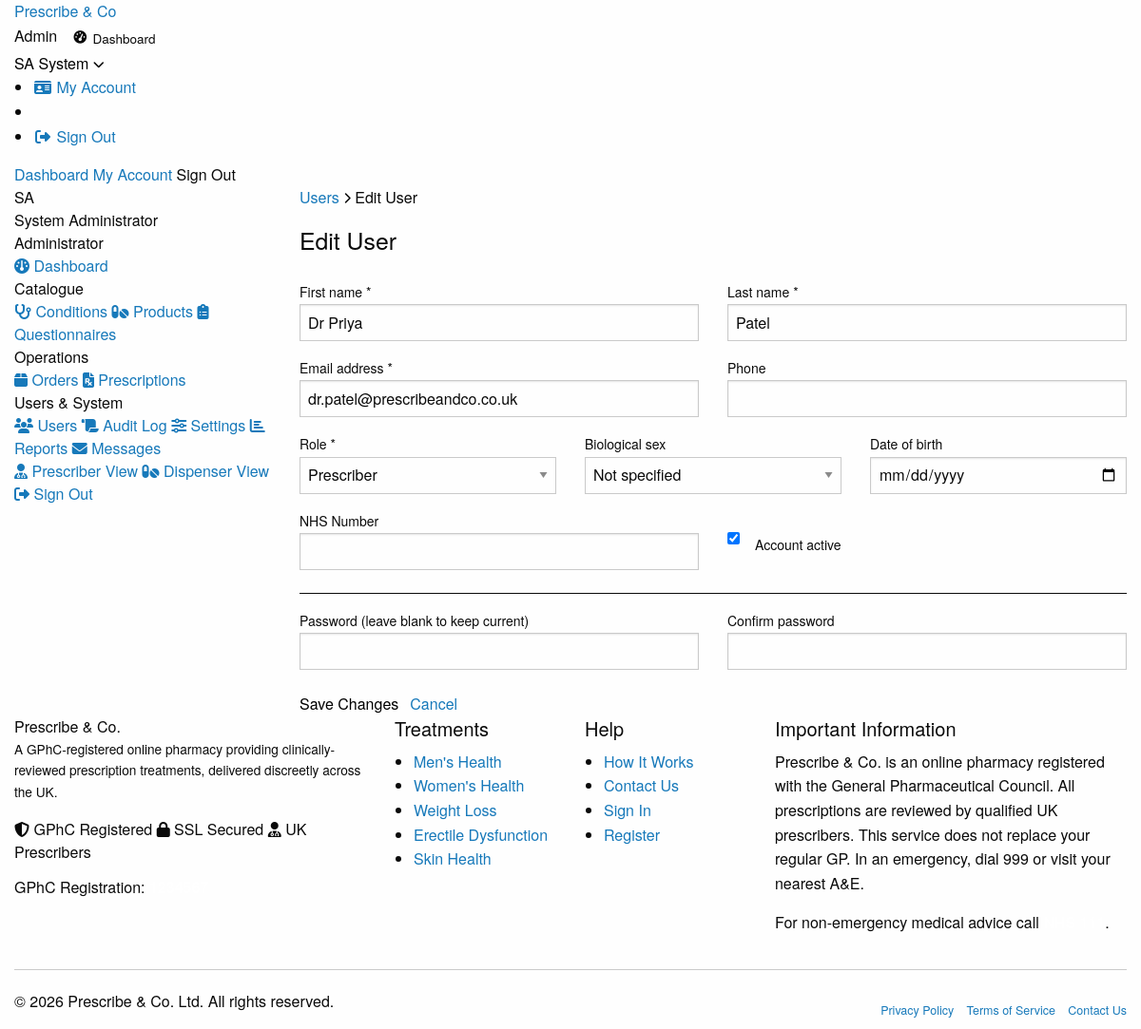
Page /pages/admin/user-edit.php?id=2 (signed in) on the committed database.
### tables this page shows
CREATE TABLE `users` (
  `id`             INT UNSIGNED AUTO_INCREMENT PRIMARY KEY,
  `email`          VARCHAR(191)  NOT NULL UNIQUE,
  `password_hash`  VARCHAR(255)  NOT NULL,
  `role`           ENUM('admin','prescriber','dispenser','patient') NOT NULL DEFAULT 'patient',
  `first_name`     VARCHAR(100)  NOT NULL,
  `last_name`      VARCHAR(100)  NOT NULL,
  `phone`          VARCHAR(30)   DEFAULT NULL,
  `date_of_birth`  DATE          DEFAULT NULL,
  `gender`         ENUM('male','female','other','prefer_not_to_say') DEFAULT NULL,
  `nhs_number`     VARCHAR(20)   DEFAULT NULL,
  `is_active`      TINYINT(1)    NOT NULL DEFAULT 1,
  `email_verified` TINYINT(1)    NOT NULL DEFAULT 0,
  `verify_token`   VARCHAR(64)   DEFAULT NULL,
  `reset_token`    VARCHAR(64)   DEFAULT NULL,
  `reset_expires`  DATETIME      DEFAULT NULL,
  `created_at`     DATETIME      NOT NULL DEFAULT CURRENT_TIMESTAMP,
  `updated_at`     DATETIME      NOT NULL DEFAULT CURRENT_TIMESTAMP ON UPDATE CURRENT_TIMESTAMP,
  INDEX `idx_role`  (`role`),
  INDEX `idx_email` (`email`)
);

### includes/functions.php (called while the page is built, shortened)
<?php
function is_logged_in(): bool {
    return !empty($_SESSION['user_id']);
}
function current_user(): ?array {
    static $u = null;
    if ($u === null) {
        $u = Database::fetchOne(
            "SELECT id, email, role, first_name, last_name, phone, is_active FROM users WHERE id = ? AND is_active = 1",
            [$_SESSION['user_id']]
        );
    }
    return $u;
}
function current_role(): string  { return (string)($_SESSION['user_role'] ?? ''); }
function require_auth(string ...$roles): void {
    if (!current_user()) {
        session_kill();
        redirect('/pages/auth/login.php');
    }
}
function e(mixed $v): string {
    return htmlspecialchars((string)$v, ENT_QUOTES | ENT_HTML5, 'UTF-8');
}

### config/database.php (called while the page is built, shortened)
<?php
class Database {
    private static ?PDO $instance = null;
    public static function getInstance(): PDO {
        if (self::$instance === null) {
            $dsn = sprintf('mysql:host=%s;port=%d;dbname=%s;charset=%s',
                DB_HOST, DB_PORT, DB_NAME, DB_CHARSET);
            try {
                self::$instance = new PDO($dsn, DB_USER, DB_PASS, [
                    PDO::ATTR_ERRMODE            => PDO::ERRMODE_EXCEPTION,
                    PDO::ATTR_DEFAULT_FETCH_MODE => PDO::FETCH_ASSOC,
                    PDO::ATTR_EMULATE_PREPARES   => false,
                    PDO::MYSQL_ATTR_INIT_COMMAND => "SET NAMES utf8mb4 COLLATE utf8mb4_unicode_ci",
                ]);
            } catch (PDOException $e) {
                error_log('DB Connection failed: ' . $e->getMessage());
                http_response_code(503);
                die('Service temporarily unavailable. Please try again later.');
            }
        }
        return self::$instance;
    }
    public static function query(string $sql, array $params = []): PDOStatement {
        $stmt = self::getInstance()->prepare($sql);
        $stmt->execute($params);
        return $stmt;
    }
    public static function fetchOne(string $sql, array $params = []): ?array {
        $r = self::query($sql, $params)->fetch();
        return $r ?: null;
    }
}

### pages/admin/user-edit.php (the view, shortened to what this page needs)
<?php
require_auth('admin');
$editId = (int)($_GET['id'] ?? 0);
$isAdd  = isset($_GET['action']) && $_GET['action'] === 'add';
$target = $editId ? Database::fetchOne("SELECT * FROM users WHERE id=?", [$editId]) : null;
include APP_PATH . '/includes/header.php';
?>
<div class="pco-dash"><div class="grid-container"><div class="grid-x grid-margin-x">
<?php include APP_PATH . '/includes/admin-sidebar.php'; ?>
<div class="cell large-9 medium-8">
  <div class="pco-breadcrumb" style="margin-bottom:1rem;">
    <a href="<?= APP_URL ?>/pages/admin/users.php">Users</a>
    <i class="fa-solid fa-chevron-right fa-xs"></i>
    <span><?= $isAdd ? 'Add User' : 'Edit User' ?></span>
  </div>
  <h1 style="font-size:1.55rem;margin-bottom:1.5rem;"><?= $isAdd ? 'Add New User' : 'Edit User' ?></h1>
  <div class="pco-card">
    <div class="pco-card__body">
      <form method="POST">
        <div class="grid-x grid-margin-x">
          <div class="cell medium-6">
            <div class="pco-form-group">
              <label>First name *</label>
              <input type="text" name="first_name" value="<?= e($target['first_name']??'') ?>" required>
            </div>
          </div>
          <div class="cell medium-6">
            <div class="pco-form-group">
              <label>Last name *</label>
              <input type="text" name="last_name" value="<?= e($target['last_name']??'') ?>" required>
            </div>
          </div>
          <div class="cell medium-6">
            <div class="pco-form-group">
              <label>Email address *</label>
              <input type="email" name="email" value="<?= e($target['email']??'') ?>" required>
            </div>
          </div>
          <div class="cell medium-6">
            <div class="pco-form-group">
              <label>Phone</label>
              <input type="tel" name="phone" value="<?= e($target['phone']??'') ?>">
            </div>
          </div>
          <div class="cell medium-4">
            <div class="pco-form-group">
              <label>Role *</label>
              <select name="role">
                <?php foreach (['patient','prescriber','dispenser','admin'] as $r): ?>
                <option value="<?= $r ?>" <?= ($target['role']??'patient')===$r?'selected':'' ?>><?= ucfirst($r) ?></option>
                <?php endforeach; ?>
              </select>
            </div>
          </div>
          <div class="cell medium-4">
            <div class="pco-form-group">
              <label>Biological sex</label>
              <select name="gender">
                <option value="">Not specified</option>
              </select>
            </div>
          </div>
          <div class="cell medium-4">
            <div class="pco-form-group">
              <label>Date of birth</label>
              <input type="date" name="date_of_birth" value="<?= e($target['date_of_birth']??'') ?>">
            </div>
          </div>
          <div class="cell medium-6">
            <div class="pco-form-group">
              <label>NHS Number</label>
              <input type="text" name="nhs_number" value="<?= e($target['nhs_number']??'') ?>">
            </div>
          </div>
          <div class="cell medium-6">
            <div class="pco-form-group" style="padding-top:1.5rem;">
              <label style="display:flex;align-items:center;gap:.5rem;cursor:pointer;font-weight:400;">
                <input type="checkbox" name="is_active" value="1" style="width:auto;accent-color:var(--pco-purple);"
                       <?= ($target['is_active']??1)?'checked':'' ?>>
                Account active
              </label>
            </div>
          </div>
          <div class="cell small-12"><hr style="border-color:var(--pco-grey-200);margin:0.5rem 0 1rem;"></div>
          <div class="cell medium-6">
            <div class="pco-form-group">
              <label>Password <?= $isAdd ? '*' : '(leave blank to keep current)' ?></label>
              <input type="password" name="password" <?= $isAdd?'required':'' ?> minlength="8">
            </div>
          </div>
          <div class="cell medium-6">
            <div class="pco-form-group">
              <label>Confirm password <?= $isAdd ? '*' : '' ?></label>
              <input type="password" name="password2" minlength="8">
            </div>
          </div>
        </div>
        <div style="display:flex;gap:.75rem;margin-top:.5rem;">
          <button type="submit" class="pco-btn pco-btn--primary"><?= $isAdd ? 'Create User' : 'Save Changes' ?></button>
          <a href="<?= APP_URL ?>/pages/admin/users.php" class="pco-btn pco-btn--ghost">Cancel</a>
        </div>
      </form>
    </div>
  </div>
</div></div></div></div>
<?php include APP_PATH . '/includes/footer.php'; ?>

### includes/header.php (shortened to what this page needs)
<?php
$user  = current_user();
$role  = current_role();
$initials = $user ? strtoupper(substr($user['first_name'],0,1).substr($user['last_name'],0,1)) : '';
$dash_url = match($role) {
    'admin'      => APP_URL.'/pages/admin/dashboard.php',
    'prescriber' => APP_URL.'/pages/prescriber/dashboard.php',
    'dispenser'  => APP_URL.'/pages/dispenser/dashboard.php',
    default      => APP_URL.'/pages/patient/dashboard.php',
};
?>
<!DOCTYPE html>
<html lang="en-GB">
<head>
  <link rel="stylesheet" href="https://cdnjs.cloudflare.com/ajax/libs/foundation/6.8.1/css/foundation.min.css">
  <link rel="stylesheet" href="https://cdnjs.cloudflare.com/ajax/libs/font-awesome/6.5.0/css/all.min.css">
  <link rel="stylesheet" href="<?= APP_URL ?>/assets/css/main.css">
</head>
<body class="role-<?= e($role ?: 'guest') ?>">
<nav class="pco-nav">
  <div class="grid-container">
    <div class="pco-nav__inner">
      <a href="<?= APP_URL ?>/" class="pco-nav__logo">
        <?php if (file_exists(APP_PATH . '/assets/img/logo.png')): ?>
          <img src="<?= APP_URL ?>/assets/img/logo.png" alt="Prescribe and Co logo" class="pco-nav__logo-img">
        <?php else: ?>
          <span class="pco-nav__logo-text">Prescribe &amp; Co</span>
        <?php endif; ?>
      </a>
      <div class="pco-nav__actions">
        <?php if (is_logged_in()): ?>
          <span class="pco-nav__role role-<?= e($role) ?>"><?= e(ucfirst($role)) ?></span>
          <a href="<?= $dash_url ?>" class="hide-for-small-only" style="display:inline-flex;align-items:center;gap:.4rem;font-size:.845rem;font-weight:500;color:var(--pco-grey-700);padding:.35rem .8rem;border-radius:var(--pco-r-pill);transition:all .18s;">
            <i class="fa-solid fa-gauge-high" style="font-size:.85rem;"></i>
            <span>Dashboard</span>
          </a>
          <div class="pco-user-menu">
            <button class="pco-user-btn" id="userMenuBtn" aria-expanded="false">
              <span class="avatar"><?= e($initials) ?></span>
              <span class="hide-for-small-only"><?= e($user['first_name']) ?></span>
              <i class="fa-solid fa-chevron-down fa-xs"></i>
            </button>
            <ul class="pco-dropdown" id="userDropdown">
              <li><a href="<?= APP_URL ?>/pages/patient/account.php"><i class="fa-solid fa-id-card fa-fw"></i> My Account</a></li>
              <li class="sep"></li>
              <li><a href="<?= APP_URL ?>/pages/auth/logout.php" class="danger"><i class="fa-solid fa-right-from-bracket fa-fw"></i> Sign Out</a></li>
            </ul>
          </div>
        <?php else: ?>
          <a href="<?= APP_URL ?>/pages/auth/login.php"    class="pco-btn pco-btn--ghost pco-btn--sm hide-for-small-only">Sign In</a>
          <a href="<?= APP_URL ?>/pages/auth/register.php" class="pco-btn pco-btn--primary pco-btn--sm">Get Started</a>
        <?php endif; ?>
      </div>
    </div>
  </div>
  <div class="pco-mobile-nav" id="mobileNav">
    <div class="grid-container">
      <?php if (is_logged_in()): ?>
        <a href="<?= $dash_url ?>">Dashboard</a>
        <a href="<?= APP_URL ?>/pages/patient/account.php">My Account</a>
        <a href="<?= APP_URL ?>/pages/auth/logout.php" style="color:var(--pco-red)">Sign Out</a>
      <?php else: ?>
        <a href="<?= APP_URL ?>/pages/auth/login.php">Sign In</a>
        <a href="<?= APP_URL ?>/pages/auth/register.php">Register</a>
      <?php endif; ?>
    </div>
  </div>
</nav>

### includes/admin-sidebar.php (shortened to what this page needs)
<?php
$user    = $user ?? current_user();
$initials= strtoupper(substr($user['first_name'],0,1).substr($user['last_name'],0,1));
$current = basename($_SERVER['PHP_SELF']);
?>
<div class="cell large-3 medium-4">
  <div class="pco-sidebar" style="margin-bottom:1.5rem;">
    <div class="pco-sidebar__top">
      <div class="pco-sidebar__avatar"><?= e($initials) ?></div>
      <div class="pco-sidebar__name"><?= e($user['first_name'].' '.$user['last_name']) ?></div>
      <div class="pco-sidebar__role">Administrator</div>
    </div>
    <div class="pco-sidebar__nav">
      <a href="<?= APP_URL ?>/pages/admin/dashboard.php"        class="<?= $current==='dashboard.php'?'active':'' ?>"><i class="fa-solid fa-gauge"></i> Dashboard</a>
      <div class="section-label">Catalogue</div>
      <a href="<?= APP_URL ?>/pages/admin/conditions.php"       class="<?= $current==='conditions.php'?'active':'' ?>"><i class="fa-solid fa-stethoscope"></i> Conditions</a>
      <a href="<?= APP_URL ?>/pages/admin/products.php"         class="<?= $current==='products.php'?'active':'' ?>"><i class="fa-solid fa-pills"></i> Products</a>
      <a href="<?= APP_URL ?>/pages/admin/questionnaires.php"   class="<?= $current==='questionnaires.php'?'active':'' ?>"><i class="fa-solid fa-clipboard-list"></i> Questionnaires</a>
      <div class="section-label">Operations</div>
      <a href="<?= APP_URL ?>/pages/admin/orders.php"           class="<?= $current==='orders.php'?'active':'' ?>"><i class="fa-solid fa-box"></i> Orders</a>
      <a href="<?= APP_URL ?>/pages/admin/prescriptions.php"    class="<?= $current==='prescriptions.php'?'active':'' ?>"><i class="fa-solid fa-file-prescription"></i> Prescriptions</a>
      <div class="section-label">Users & System</div>
      <a href="<?= APP_URL ?>/pages/admin/users.php"            class="<?= $current==='users.php'?'active':'' ?>"><i class="fa-solid fa-users"></i> Users</a>
      <a href="<?= APP_URL ?>/pages/admin/audit-log.php"        class="<?= $current==='audit-log.php'?'active':'' ?>"><i class="fa-solid fa-scroll"></i> Audit Log</a>
      <a href="<?= APP_URL ?>/pages/admin/settings.php"         class="<?= $current==='settings.php'?'active':'' ?>"><i class="fa-solid fa-sliders"></i> Settings</a>
      <a href="<?= APP_URL ?>/pages/admin/reports.php"          class="<?= $current==='reports.php'?'active':'' ?>"><i class="fa-solid fa-chart-bar"></i> Reports</a>
      <a href="<?= APP_URL ?>/pages/admin/messages.php"         class="<?= $current==='messages.php'?'active':'' ?>"><i class="fa-solid fa-envelope"></i> Messages</a>
      <a href="<?= APP_URL ?>/pages/prescriber/dashboard.php"><i class="fa-solid fa-user-doctor"></i> Prescriber View</a>
      <a href="<?= APP_URL ?>/pages/dispenser/dashboard.php"><i class="fa-solid fa-pills"></i> Dispenser View</a>
      <a href="<?= APP_URL ?>/pages/auth/logout.php" class="danger"><i class="fa-solid fa-right-from-bracket"></i> Sign Out</a>
    </div>
  </div>
</div>

### rows in the picture
users: initials "SA", first_name "System", first_name+last_name "System Administrator"
users: first_name "Dr Priya", last_name "Patel", email "dr.patel@prescribeandco.co.uk", role "Prescriber", is_active "☑"

### other values in the picture
$role "Admin"
